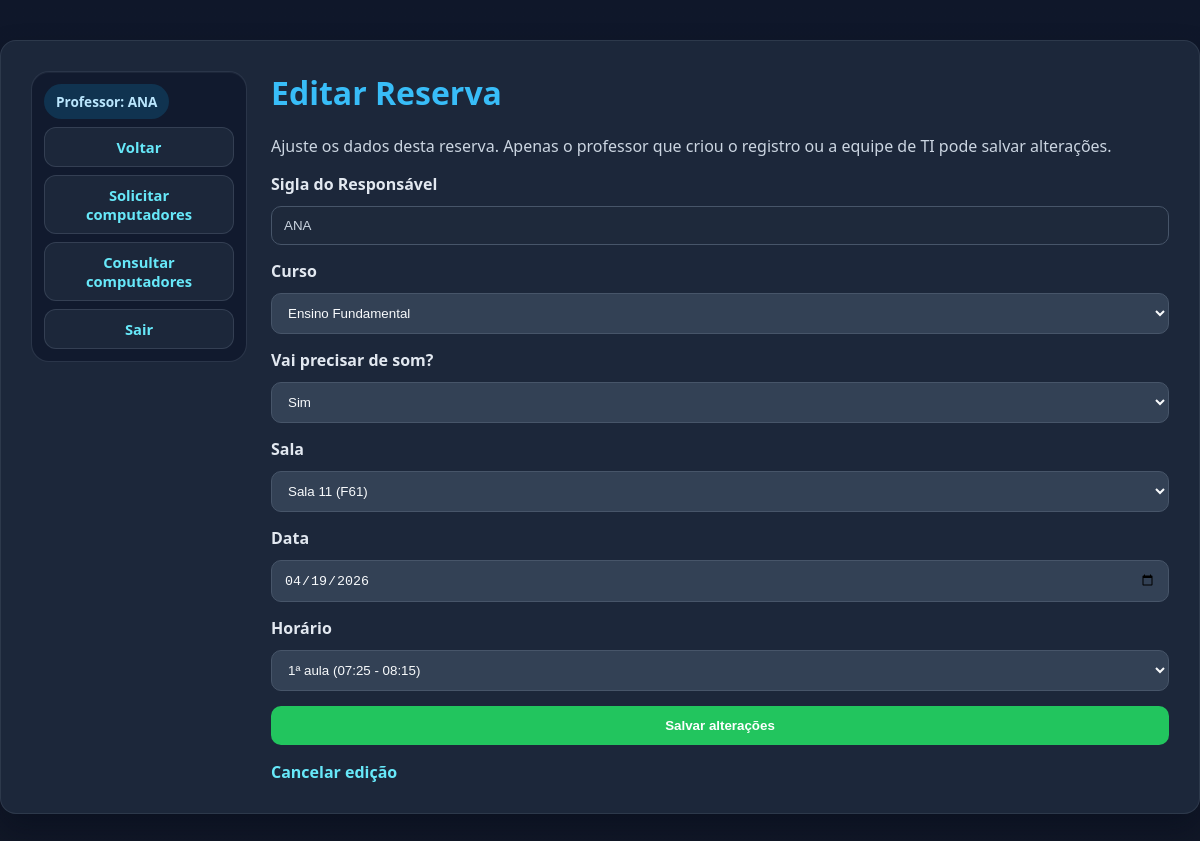
The page /reservas/1/editar (signed in) on the database its author committed.
### tables this page shows
CREATE TABLE reservas (
            id INTEGER PRIMARY KEY AUTOINCREMENT,
            sigla TEXT,
            sala TEXT,
            data TEXT,
            horario TEXT,
            nivel TEXT,
            som TEXT
        );

### app.py (the view, shortened to what this page needs)
@app.route("/reservas/<int:reserva_id>/editar", methods=["GET", "POST"])
@login_obrigatorio
def editar_reserva(reserva_id):
    proximo = request.values.get("next", "")
    reserva = buscar_reserva_por_id(reserva_id)
    reserva = marcar_permissoes_reserva(reserva)
    dados_formulario = {
        "sigla": reserva["sigla"],
        "nivel": reserva["nivel"],
        "sala": reserva["sala"],
        "data": reserva["data"],
        "horario": reserva["horario"],
        "som": reserva["som"],
    }
    mensagem = request.args.get("mensagem")
    tipo_mensagem = request.args.get("tipo", "warning")
    return render_template(
        "editar_reserva.html",
        reserva=reserva,
        reserva_form=dados_formulario,
        niveis=NIVEL_LABELS,
        salas=SALAS,
        horarios=HORARIOS,
        mensagem=mensagem,
        tipo_mensagem=tipo_mensagem,
        proximo=destino_seguro(proximo, "ver_reservas", data=reserva["data"]),
    )

### app.py (called while the page is built, shortened)
def conectar():
    return sqlite3.connect("reservas.db")

def normalizar_som(valor):
    if valor in {"Nao", "N\u00e3o", "N\u00c3\u00a3o"}:
        return "N\u00e3o"
    if valor in {"Sim", "sim"}:
        return "Sim"
    return valor or "N\u00e3o"

def usuario_eh_ti(tipo_usuario=None):
    tipo_usuario = tipo_usuario or session.get("usuario_tipo")
    return tipo_usuario == "ti"

def usuario_pode_gerenciar_por_sigla(
    sigla_registro,
    sigla_usuario=None,
    tipo_usuario=None,
):
    sigla_usuario = sigla_usuario or session.get("usuario_sigla")
    tipo_usuario = tipo_usuario or session.get("usuario_tipo")
    if not sigla_usuario or not sigla_registro:
        return False
    return usuario_eh_ti(tipo_usuario) or sigla_usuario == sigla_registro

def usuario_pode_gerenciar_reserva(
    reserva,
    sigla_usuario=None,
    tipo_usuario=None,
):
    if not reserva:
        return False
    return usuario_pode_gerenciar_por_sigla(
        reserva["sigla"],
        sigla_usuario=sigla_usuario,
        tipo_usuario=tipo_usuario,
    )

def destino_seguro(proximo, endpoint_padrao, **valores_padrao):
    if proximo and proximo.startswith("/"):
        return proximo
    return url_for(endpoint_padrao, **valores_padrao)

def login_obrigatorio(view):
    @wraps(view)
    def wrapper(*args, **kwargs):
        return view(*args, **kwargs)
    return wrapper

def serializar_reserva(linha):
    reserva = {
        "id": linha[0],
        "sigla": linha[1],
        "sala": linha[2],
        "data": linha[3],
        "horario": linha[4],
        "nivel": linha[5],
        "som": normalizar_som(linha[6]),
    }
    faixa = HORARIOS_POR_INICIO.get(reserva["nivel"], {}).get(reserva["horario"])
    reserva["nivel_label"] = NIVEL_LABELS.get(reserva["nivel"], reserva["nivel"])
    reserva["sala_label"] = SALAS.get(reserva["nivel"], {}).get(
        reserva["sala"],
        f"Sala {reserva['sala']}",
    )
    reserva["aula_label"] = faixa["label"] if faixa else reserva["horario"]
    reserva["horario_fim"] = faixa["fim"] if faixa else ""
    reserva["pode_gerenciar"] = False
    return reserva

def marcar_permissoes_reserva(
    reserva,
    sigla_usuario=None,
    tipo_usuario=None,
):
    if not reserva:
        return None
    reserva["pode_gerenciar"] = usuario_pode_gerenciar_reserva(
        reserva,
        sigla_usuario=sigla_usuario,
        tipo_usuario=tipo_usuario,
    )
    return reserva

### templates/editar_reserva.html (shortened to what this page needs)
<!DOCTYPE html>
<html lang="pt-BR">
<head>
    <link rel="stylesheet" href="{{ url_for('static', filename='css/style.css') }}">
</head>
<body>
<div class="container container-wide">
    <div class="split-layout">
    <aside class="link-row user-links">
        <span class="status-chip info">{{ usuario_tipo_label }}: {{ usuario_sigla }}</span>
        <a class="page-link" href="{{ proximo }}">Voltar</a>
        <a class="page-link" href="/computadores">Solicitar computadores</a>
        <a class="page-link" href="/computadores/consultar">Consultar computadores</a>
        <a class="page-link" href="/logout">Sair</a>
    </aside>
    <div class="split-main">
    <h1>Editar Reserva</h1>
    <p class="subtle">
        Ajuste os dados desta reserva. Apenas o professor que criou o registro ou a equipe de TI pode salvar altera&ccedil;&otilde;es.
    </p>
    <form action="{{ url_for('editar_reserva', reserva_id=reserva.id) }}" method="post">
        <label for="sigla">Sigla do Respons&aacute;vel</label>
        <input
            type="text"
            id="sigla"
            value="{{ reserva.sigla }}"
            readonly
        >
        <label for="nivel">Curso</label>
        <select name="nivel" id="nivel" onchange="atualizarFormulario()" required>
            {% for chave, label in niveis.items() %}
            <option value="{{ chave }}" {% if reserva_form.nivel == chave %}selected{% endif %}>{{ label }}</option>
            {% endfor %}
        </select>
        <div id="somDiv">
            <label for="som">Vai precisar de som?</label>
            <select name="som" id="som">
                <option value="Sim" {% if reserva_form.som == 'Sim' %}selected{% endif %}>Sim</option>
            </select>
        </div>
        <label for="sala">Sala</label>
        <select
            name="sala"
            id="sala"
            data-selected="{{ reserva_form.sala }}"
            required
        ></select>
        <label for="data">Data</label>
        <input type="date" name="data" id="data" value="{{ reserva_form.data }}" required>
        <label for="horario">Hor&aacute;rio</label>
        <select
            name="horario"
            id="horario"
            data-selected="{{ reserva_form.horario }}"
            required
        ></select>
        <button type="submit">Salvar altera&ccedil;&otilde;es</button>
    </form>
    <div class="link-row">
        <a class="page-link" href="{{ proximo }}">Cancelar edi&ccedil;&atilde;o</a>
    </div>
    </div>
    </div>
</div>
</body>
</html>

### static/css/style.css (style rules this page uses)
body { font-family: "Segoe UI", Arial, sans-serif; background: linear-gradient(180deg, #0f172a 0%, #111827 100%); color: #e2e8f0; margin: 0; padding: 0 0 40px; }
.container, .card { background: rgba(30, 41, 59, 0.95); border: 1px solid rgba(148, 163, 184, 0.14); border-radius: 16px; box-shadow: 0 16px 30px rgba(2, 6, 23, 0.35); }
.container { max-width: 900px; margin: 40px auto 24px; padding: 30px; }
.container-wide { max-width: 1380px; }
h1, h2, h3 { color: #38bdf8; margin-top: 0; }
h1, h2 { text-align: center; }
label { display: block; margin-bottom: 6px; font-weight: 600; }
input, select { width: 100%; padding: 11px 12px; margin-top: 5px; margin-bottom: 15px; border-radius: 10px; border: 1px solid #475569; background: #334155; color: #f8fafc; box-sizing: border-box; }
input[readonly] { background: #1e293b; color: #cbd5e1; cursor: default; }
button { width: 100%; padding: 12px 16px; background: #22c55e; border: none; border-radius: 10px; color: white; font-weight: bold; cursor: pointer; transition: background 0.2s ease; }
a { color: #67e8f9; text-decoration: none; }
.page-link { display: inline-block; margin-top: 8px; font-weight: 600; }
.split-layout { display: grid; grid-template-columns: clamp(192px, 18vw, 220px) minmax(0, 1fr); gap: 24px; align-items: start; }
.split-main { min-width: 0; }
.split-main h1, .split-main h2, .split-main h3 { text-align: left; }
.link-row { display: flex; flex-wrap: wrap; gap: 14px; margin-top: 8px; }
.user-links { display: grid; grid-template-columns: 1fr; gap: 8px; align-items: stretch; justify-items: stretch; max-width: none; width: 100%; box-sizing: border-box; padding: 12px; margin-top: 0; background: rgba(15, 23, 42, 0.72); border: 1px solid rgba(71, 85, 105, 0.45); border-radius: 18px; box-shadow: inset 0 1px 0 rgba(148, 163, 184, 0.08); position: sticky; top: 24px; }
.user-links .status-chip { justify-self: start; min-width: 0; padding: 8px 12px; font-size: 0.85rem; }
.user-links .page-link { display: flex; align-items: center; justify-content: center; width: 100%; margin-top: 0; padding: 10px 12px; border-radius: 12px; background: rgba(30, 41, 59, 0.95); border: 1px solid rgba(71, 85, 105, 0.55); color: #67e8f9; font-size: 0.92rem; line-height: 1.25; text-align: center; overflow-wrap: normal; box-sizing: border-box; transition: transform 0.18s ease, border-color 0.18s ease, background 0.18s ease; }
.subtle, .note, .empty-state { color: #cbd5e1; }
.status-chip { display: inline-flex; align-items: center; justify-content: center; min-width: 118px; padding: 6px 10px; border-radius: 999px; font-size: 0.9rem; font-weight: 700; }
.status-chip.info { background: rgba(14, 165, 233, 0.18); color: #bae6fd; }

### rows shown on the page
reservas: sigla "ANA", nivel "Ensino Fundamental", som "Sim", sala "Sala 11 (F61)", data "04/19/2026", horario "1ª aula (07:25 - 08:15)"

### other values the page prints
{{ usuario_tipo_label }} "Professor"
